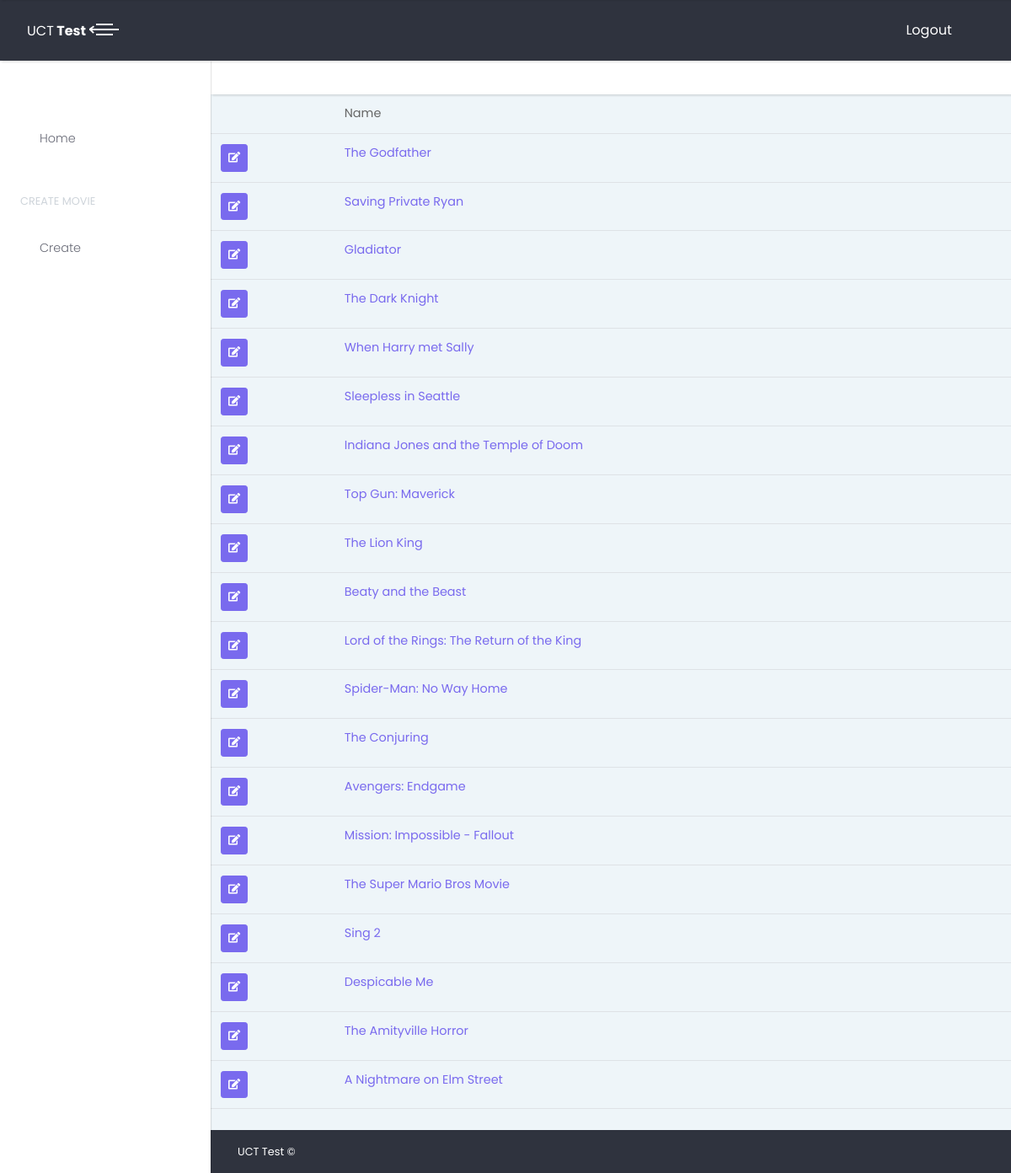
The app's page / (signed in) with its own data.
### assessment/models.py (models this page shows, shortened)
class Movie(models.Model):
    name = models.CharField(max_length=50, blank=False, null=False)
    year_released = models.PositiveIntegerField(default=current_year())
    genres = models.ManyToManyField(Genre)

### assessment/views.py (the view)
# urls.py: path("", MovieListView.as_view(), name="list"),
class MovieListView(LoginRequiredMixin, ListView):
    model = Movie
    def get_context_data(self, **kwargs):
        context = super().get_context_data(**kwargs)
        return context

### templates/assessment/movie_list.html
{% extends 'base.html' %}
{% block content %}
{% include 'header.html' %}
    <table class="table">
        <tbody>
            <th>
                <td>Name</td>
            </th>
            {% for object in object_list %}
                <tr>
                    <td><a href="{{ object.pk }}/update/" class="btn btn-primary btn-sm"><i class="fas fa-edit"></i></a></td>
                    <td><a href="{{ object.pk }}/detail/">{{ object.name }}</a></td>
                </tr>
            {% empty %}
                <tr><td colspan="4">No objects yet.</td>
            {% endfor %}
        </tbody>
    </table>
{% include 'footer.html' %}
{% endblock %}

### templates/base.html (shortened to what this page needs)
<!DOCTYPE html>
{% load static %}
<html lang="en">
  <head>
  </head>
{% block content %}
{% endblock %}
</html>

### templates/header.html (shortened to what this page needs)
  <body>
    <div class="page">
      <header class="header z-index-50">
        <nav class="navbar py-3 px-0 shadow-sm text-white position-relative">
          <div class="container-fluid w-100">
            <div class="navbar-holder d-flex align-items-center justify-content-between w-100">
              <div class="navbar-header">
                  <div class="brand-text d-none d-lg-inline-block"><span>UCT </span><strong> Test</strong></div></a>
                <a class="menu-btn active" id="toggle-btn" href="#"><span></span><span></span><span></span></a>
              </div>
              <ul class="nav-menu list-unstyled d-flex flex-md-row align-items-md-center">
                <li class="nav-item"><a class="nav-link text-white" href="{% url 'logout' %}"> <span class="d-sm-inline">Logout</span>
                    <svg class="svg-icon svg-icon-xs svg-icon-heavy">
                      <use xlink:href="#security-1"> </use>
                    </svg></a></li>
              </ul>
            </div>
          </div>
        </nav>
      </header>
      <div class="page-content d-flex align-items-stretch">
{% include 'side_nav.html' %}
        <div class="content-inner w-100">
          <header class="bg-white shadow-sm px-4 py-3 z-index-20">
            <div class="container-fluid px-0">
              <h2 class="mb-0 p-1">{{ nav_item.main }} {% if nav_item.sub_main %}- {{ nav_item.sub_main }}{% endif %}</h2>
            </div>
          </header>

### templates/side_nav.html
{% load static %}
        <nav class="side-navbar z-index-40">
          <div class="sidebar-header d-flex align-items-center py-4 px-3">
          </div>
          <ul class="list-unstyled py-4">
            <li class="sidebar-item"><a class="sidebar-link" href="{% url 'legal:list' %}">
                <svg class="svg-icon svg-icon-sm svg-icon-heavy me-xl-2">
                  <use xlink:href="#real-estate-1"> </use>
                </svg>Home</a></li>
          </ul>
          <span class="text-uppercase text-gray-400 text-xs letter-spacing-0 mx-3 px-2 heading">Create Movie</span>
          <ul class="list-unstyled py-4">
            <li class="sidebar-item"> <a class="sidebar-link" href="{% url 'legal:create' %}">
                <svg class="svg-icon svg-icon-sm svg-icon-heavy me-xl-2">
                  <use xlink:href="#survey-1"> </use>
                </svg>Create </a></li>
          </ul>
        </nav>

### templates/footer.html
          <footer class="position-absolute bottom-0 bg-darkBlue text-white text-center py-3 w-100 text-xs" id="footer">
            <div class="container-fluid">
              <div class="row gy-2">
                <div class="col-sm-6 text-sm-start">
                  <p class="mb-0">UCT Test &copy;</p>
                </div>
                <div class="col-sm-6 text-sm-end">
                </div>
              </div>
            </div>
          </footer>
        </div>
      </div>
    </div>
  {% include 'static.html' %}
  </body>

### templates/static.html (shortened to what this page needs)
{% load static %}
    <link rel="stylesheet" href="{% static 'vendor/choices.js/public/assets/styles/choices.min.css' %}">
    <link rel="stylesheet" href="{% static 'css/style.default.css' %}" id="theme-stylesheet">
    <link rel="stylesheet" href="{% static 'css/custom.css' %}">
    <link rel="stylesheet" href="https://use.fontawesome.com/releases/v5.7.1/css/all.css">

### records on screen
Movie: name "The Godfather"
Movie: name "Saving Private Ryan"
Movie: name "Gladiator"
Movie: name "The Dark Knight"
Movie: name "When Harry met Sally"
Movie: name "Sleepless in Seattle"
Movie: name "Indiana Jones and the Temple of Doom"
Movie: name "Top Gun: Maverick"
Movie: name "The Lion King"
Movie: name "Beaty and the Beast"
Movie: name "Lord of the Rings: The Return of the King"
Movie: name "Spider-Man: No Way Home"
Movie: name "The Conjuring"
Movie: name "Avengers: Endgame"
Movie: name "Mission: Impossible - Fallout"
Movie: name "The Super Mario Bros Movie"
Movie: name "Sing 2"
Movie: name "Despicable Me"
Movie: name "The Amityville Horror"
Movie: name "A Nightmare on Elm Street"
